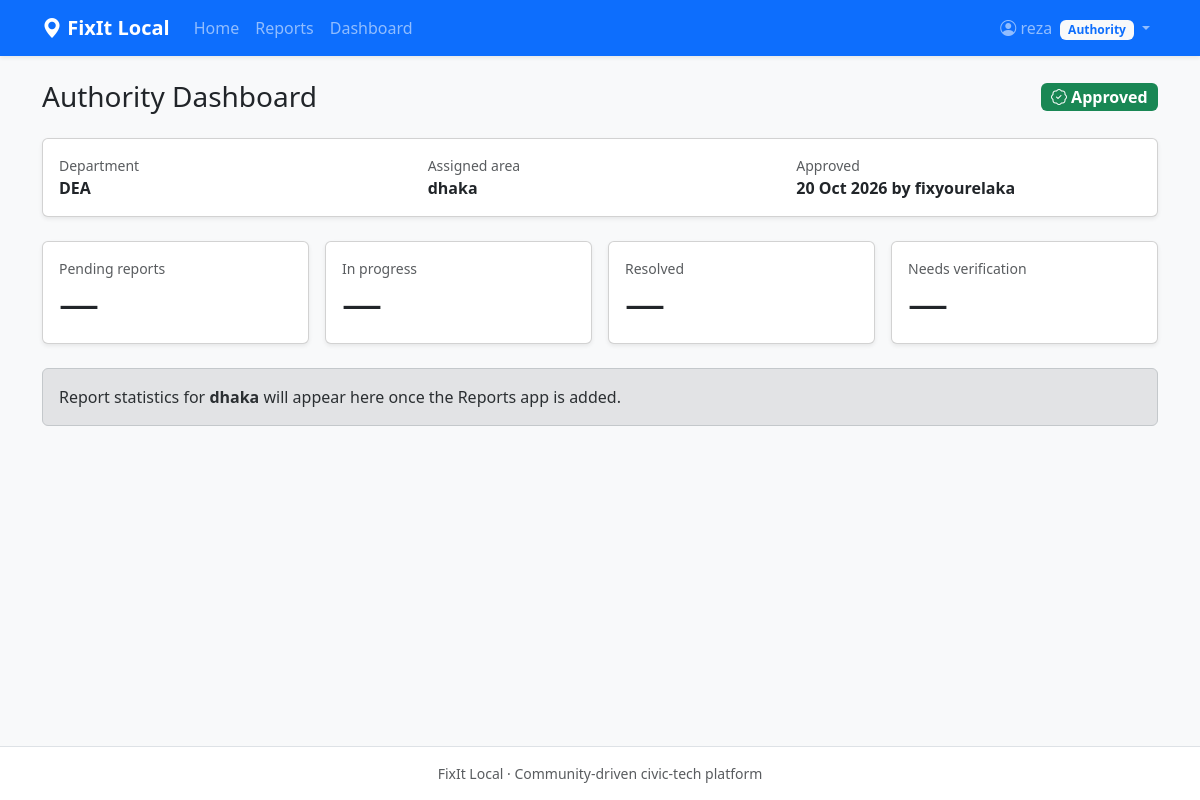
/accounts/dashboard/authority/ (signed in), run on the app's committed database.
### accounts/models.py (models this page shows, shortened)
class User(AbstractUser):
    class Role(models.TextChoices):
        CITIZEN = "citizen", "Citizen"
        AUTHORITY = "authority", "Authority"
        ADMIN = "admin", "Administrator"
    role = models.CharField(max_length=20, choices=Role.choices, default=Role.CITIZEN)
    verified_reports_count = models.PositiveIntegerField(default=0)
    total_reports_count = models.PositiveIntegerField(default=0)
    trust_score = models.DecimalField(
        max_digits=5,
        decimal_places=2,
        default=Decimal("0.00"),
        validators=[MinValueValidator(0), MaxValueValidator(100)],
    )
    objects = FixItUserManager()
    def __str__(self):
        return self.get_full_name() or self.username
    @property
    def is_authority(self):
        return self.role == self.Role.AUTHORITY
    @property
    def is_platform_admin(self):
        return self.role == self.Role.ADMIN
    @property
    def authority_profile_or_none(self):
        try:
            return self.authority_profile
        except ObjectDoesNotExist:
            return None
    @property
    def is_approved_authority(self):
        profile = self.authority_profile_or_none
        return (
            self.is_authority
            and profile is not None
            and profile.approval_status == AuthorityProfile.ApprovalStatus.APPROVED
        )

class AuthorityProfile(models.Model):
    class ApprovalStatus(models.TextChoices):
        PENDING = "pending", "Pending"
        APPROVED = "approved", "Approved"
        REJECTED = "rejected", "Rejected"
    user = models.OneToOneField(
        User, on_delete=models.CASCADE, related_name="authority_profile"
    )
    department = models.CharField(max_length=150)
    assigned_area_name = models.CharField(max_length=100)
    approval_status = models.CharField(
        max_length=20,
        choices=ApprovalStatus.choices,
        default=ApprovalStatus.PENDING,
        db_index=True,
    )
    approved_by = models.ForeignKey(
        User,
        on_delete=models.SET_NULL,
        null=True,
        blank=True,
        related_name="approved_authorities",
        limit_choices_to={"role": User.Role.ADMIN},
    )
    approved_at = models.DateTimeField(null=True, blank=True)
    rejection_reason = models.TextField(blank=True)
    class Meta:
        verbose_name = "Authority Profile"
        verbose_name_plural = "Authority Profiles"

### accounts/views.py (the view)
# urls.py: path("dashboard/authority/", views.AuthorityDashboardView.as_view(), name="authority_dashboard"),
class AuthorityDashboardView(ApprovedAuthorityRequiredMixin, TemplateView):
    template_name = "accounts/authority_dashboard.html"
    def get_context_data(self, **kwargs):
        context = super().get_context_data(**kwargs)
        context["profile"] = self.request.user.authority_profile
        return context

### accounts/mixins.py (called while the page is built)
    def dispatch(self, request, *args, **kwargs):
        if not request.user.is_authenticated:
            return self.handle_no_permission()  # redirects to LOGIN_URL
        if request.user.role != self.required_role:
            messages.error(request, self.permission_denied_message)
            return redirect("accounts:dashboard")  # role router, no redirect loop
        denied = self.extra_check(request)
        if denied is not None:
            return denied
        return super().dispatch(request, *args, **kwargs)

    def extra_check(self, request):
        if not request.user.is_approved_authority:
            messages.warning(
                request, "Your authority account is not approved yet."
            )
            return redirect("accounts:pending_approval")
        return None

### accounts/templates/accounts/authority_dashboard.html (shortened to what this page needs)
{% extends "base.html" %}
{% block content %}
<div class="d-flex flex-wrap justify-content-between align-items-center mb-4">
  <h1 class="h3 mb-0">Authority Dashboard</h1>
  <span class="badge text-bg-success fs-6"><i class="bi bi-patch-check"></i> Approved</span>
</div>
<div class="card shadow-sm mb-4">
  <div class="card-body">
    <div class="row">
      <div class="col-md-4 mb-2 mb-md-0">
        <div class="text-muted small">Department</div>
        <div class="fw-semibold">{{ profile.department }}</div>
      </div>
      <div class="col-md-4 mb-2 mb-md-0">
        <div class="text-muted small">Assigned area</div>
        <div class="fw-semibold">{{ profile.assigned_area_name }}</div>
      </div>
      <div class="col-md-4">
        <div class="text-muted small">Approved</div>
        <div class="fw-semibold">
          {{ profile.approved_at|date:"d M Y" }}
          {% if profile.approved_by %}by {{ profile.approved_by }}{% endif %}
        </div>
      </div>
    </div>
  </div>
</div>
<div class="row g-3 mb-4">
  <div class="col-sm-6 col-lg-3">
    <div class="card shadow-sm h-100"><div class="card-body">
      <div class="text-muted small">Pending reports</div><div class="display-6">&mdash;</div>
    </div></div>
  </div>
  <div class="col-sm-6 col-lg-3">
    <div class="card shadow-sm h-100"><div class="card-body">
      <div class="text-muted small">In progress</div><div class="display-6">&mdash;</div>
    </div></div>
  </div>
  <div class="col-sm-6 col-lg-3">
    <div class="card shadow-sm h-100"><div class="card-body">
      <div class="text-muted small">Resolved</div><div class="display-6">&mdash;</div>
    </div></div>
  </div>
  <div class="col-sm-6 col-lg-3">
    <div class="card shadow-sm h-100"><div class="card-body">
      <div class="text-muted small">Needs verification</div><div class="display-6">&mdash;</div>
    </div></div>
  </div>
</div>
<div class="alert alert-secondary mb-0">
  Report statistics for <strong>{{ profile.assigned_area_name }}</strong> will appear here once the Reports app is added.
</div>
{% endblock %}

### templates/base.html (shortened to what this page needs)
<!DOCTYPE html>
<html lang="en">
<head>
  <link href="https://cdn.jsdelivr.net/npm/bootstrap@5.3.3/dist/css/bootstrap.min.css" rel="stylesheet">
  <link href="https://cdn.jsdelivr.net/npm/bootstrap-icons@1.11.3/font/bootstrap-icons.css" rel="stylesheet">
</head>
<body class="bg-light d-flex flex-column min-vh-100">
<nav class="navbar navbar-expand-lg navbar-dark bg-primary shadow-sm">
  <div class="container">
    <a class="navbar-brand fw-bold" href="{% url 'home' %}">
      <i class="bi bi-geo-alt-fill"></i> FixIt Local
    </a>
    <div class="collapse navbar-collapse" id="mainNav">
      <ul class="navbar-nav me-auto">
        <li class="nav-item"><a class="nav-link" href="{% url 'home' %}">Home</a></li>
        <li class="nav-item"><a class="nav-link" href="{% url 'reports:list' %}">Reports</a></li>
        {% if user.is_authenticated %}
          <li class="nav-item">
            <a class="nav-link" href="{% url 'accounts:dashboard' %}">
              {% if user.is_platform_admin %}Pending Authorities{% else %}Dashboard{% endif %}
            </a>
          </li>
        {% endif %}
      </ul>
      <ul class="navbar-nav ms-auto align-items-lg-center">
        {% if user.is_authenticated %}
          <li class="nav-item dropdown">
            <a class="nav-link dropdown-toggle" href="#" role="button" data-bs-toggle="dropdown" aria-expanded="false">
              <i class="bi bi-person-circle"></i> {{ user.get_short_name|default:user.username }}
              <span class="badge text-bg-light text-primary ms-1">{{ user.get_role_display }}</span>
            </a>
          </li>
        {% endif %}
      </ul>
    </div>
  </div>
</nav>
<main class="container py-4 flex-grow-1">
  {% block content %}{% endblock %}
</main>
<footer class="bg-white border-top py-3 text-center text-muted small">
  FixIt Local &middot; Community-driven civic-tech platform
</footer>
</body>
</html>

### data on the page
User: get_short_name "reza", role "Authority"
AuthorityProfile: department "DEA", assigned_area_name "dhaka", approved_at "20 Oct 2026", approved_by "fixyourelaka"
